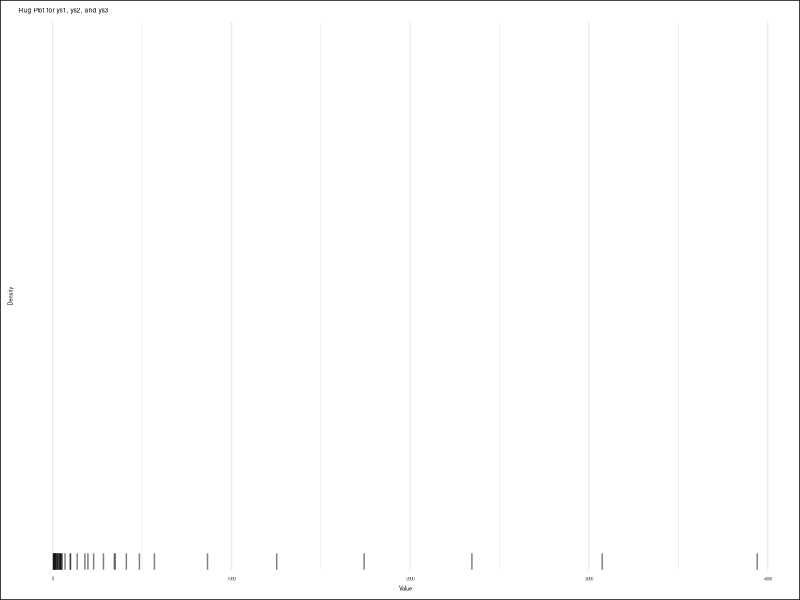

The R source for this figure:
# Load required libraries
library(readr)
library(tidyr)
library(ggplot2)

# Read data from CSV file
series <- read_csv(
  "series.csv",
  show_col_types = FALSE)

# Melt the series to long format for rugplot
series_longer <- series %>%
  gather(key = "Category", value = "value", -xs)

# Create KDE plot using ggplot2 with custom colors
plot <- ggplot(
    series_longer,
    aes(x = value, fill = Category)) +
  geom_rug(alpha = 0.5, sides = "b") +
  scale_fill_brewer(palette = "Set1") +
  labs(
    x = "Value", y = "Density",
    title = "Rug Plot for ys1, ys2, and ys3") +
  theme_minimal() +
  theme(
    plot.background = element_rect(fill = "white"),
    text = element_text(size = 4))

# Save plot as PNG
ggsave("83a-rugplot.png", plot,
  width = 800, height = 400, units = "px")
